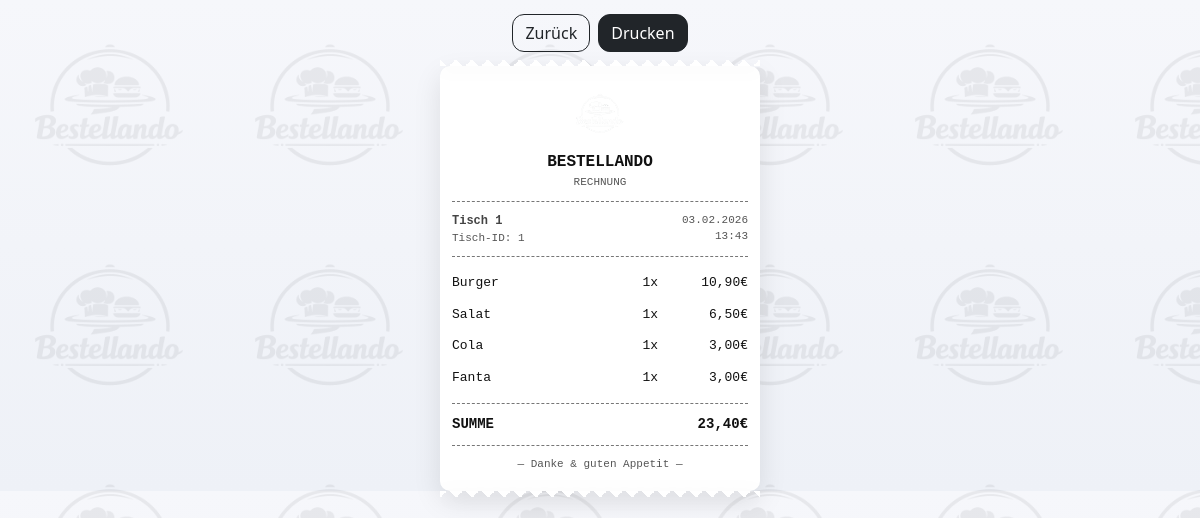
The page /pages/rechnung.php?tischid=1 (signed in) on the database its author committed.
### tables this page shows
CREATE TABLE `tisch` (
  `tischid` int(11) NOT NULL,
  `name` varchar(30) NOT NULL
);

CREATE TABLE `bestellung` (
  `bid` int(11) NOT NULL,
  `tischid` int(11) NOT NULL,
  `user_id` int(11) NOT NULL,
  `speisekarteid` int(11) NOT NULL,
  `storniert` tinyint(1) NOT NULL DEFAULT 0,
  `menge` int(11) NOT NULL DEFAULT 1,
  `gesamtpreis` decimal(10,2) NOT NULL,
  `fertig` tinyint(1) NOT NULL DEFAULT 0,
  `fertig_am` datetime DEFAULT NULL
);

CREATE TABLE `speisekarte` (
  `speiseid` int(11) NOT NULL,
  `speisename` varchar(100) NOT NULL,
  `preis` decimal(10,2) NOT NULL,
  `getraenk` tinyint(1) NOT NULL DEFAULT 0
);

### pages/rechnung.php (the view, shortened to what this page needs)
<?php
include_once "../anmeldung/login.php";
$tischid=0;
if(isset($_GET["tischid"])) $tischid=(int)$_GET["tischid"];
$sql="SELECT s.speisename, b.menge, b.gesamtpreis, t.name AS tischname
      FROM bestellung b
      JOIN speisekarte s ON b.speisekarteid=s.speiseid
      JOIN tisch t ON b.tischid=t.tischid
      WHERE b.tischid=? AND b.storniert=0
      ORDER BY b.bid ASC";
$cmd=$verbindung->prepare($sql);
$cmd->execute([$tischid]);
$rows=$cmd->fetchAll(PDO::FETCH_ASSOC);
$tischname = (count($rows)>0) ? $rows[0]["tischname"] : ("Tisch ".$tischid);
$sum=0;
foreach($rows as $r){ $sum += (float)$r["gesamtpreis"]; }
?>
<!doctype html>
<html lang="de">
<head>
  <link href="https://cdn.jsdelivr.net/npm/bootstrap@5.3.2/dist/css/bootstrap.min.css" rel="stylesheet">
  <link href="../assets/css/style.css" rel="stylesheet">
</head>
<body>
<div class="noprint" style="padding:14px 0;">
  <div class="container d-flex justify-content-center gap-2">
    <a class="btn btn-outline-dark" href="bestellung.php?tischid=<?php echo $tischid; ?>">Zurück</a>
    <button class="btn btn-dark" onclick="window.print()">Drucken</button>
  </div>
</div>
<div class="bon-wrap">
  <div class="bon zack-top">
    <div class="center">
      <img src="../assets/img/logo.png" alt="logo" style="height:70px;width:auto;">
      <div style="font-weight:900; font-size:16px;">BESTELLANDO</div>
      <div class="tiny">RECHNUNG</div>
    </div>
    <div class="line"></div>
    <div class="row2">
      <div>
        <div class="small"><b><?php echo htmlspecialchars($tischname); ?></b></div>
        <div class="tiny">Tisch-ID: <?php echo (int)$tischid; ?></div>
      </div>
      <div class="tiny" style="text-align:right;">
        <?php echo date("d.m.Y"); ?><br>
        <?php echo date("H:i"); ?>
      </div>
    </div>
    <div class="line"></div>
    <table>
      <?php foreach($rows as $r){ ?>
        <tr>
          <td><?php echo htmlspecialchars($r["speisename"]); ?></td>
          <td class="qty"><?php echo (int)$r["menge"]; ?>x</td>
          <td class="sum"><?php echo number_format((float)$r["gesamtpreis"],2,",","."); ?>€</td>
        </tr>
      <?php } ?>
    </table>
    <div class="line"></div>
    <div class="row2 total">
      <div>SUMME</div>
      <div><?php echo number_format($sum,2,",","."); ?>€</div>
    </div>
    <div class="line"></div>
    <div class="tiny center">— Danke & guten Appetit —</div>
  </div>
</div>
</body>
</html>

### assets/css/style.css (style rules this page uses)
:root { --bg1:#f6f7fb; --bg2:#eef1f7; --dark:#111; --muted:#6b7280; --card:#ffffff; --shadow:0 10px 28px rgba(10,14,22,.10); --shadow2:0 14px 34px rgba(10,14,22,.14); --radius:16px; }
body { background: linear-gradient(180deg, var(--bg1) 0%, var(--bg2) 100%); }
.btn { border-radius: 12px; }
body::before { content:""; position: fixed; inset: 0; background-image: url("../img/logo.png"); background-repeat: repeat; background-size: 220px auto; opacity: 0.06; filter: invert(1) brightness(.18); pointer-events: none; z-index: 0; }
.container { position: relative; z-index: 1; }
.bon-wrap { display:flex; justify-content:center; }
.bon { width: 320px; background:#fff; padding: 14px 12px 18px; border-radius: 10px; box-shadow: 0 10px 28px rgba(10,14,22,.10); font-family: ui-monospace, SFMono-Regular, Menlo, Monaco, Consolas, "Liberation Mono", monospace; color:#111; position: relative; }
.bon::after { content:""; position:absolute; left:0; right:0; bottom:-12px; height:12px; background: linear-gradient(-45deg, transparent 75%, #fff 75%) 0 0/16px 12px repeat-x, linear-gradient(45deg, transparent 75%, #fff 75%) 0 0/16px 12px repeat-x; filter: drop-shadow(0 6px 10px rgba(10,14,22,.10)); }
.bon.zack-top::before { content:""; position:absolute; left:0; right:0; top:-12px; height:12px; background: linear-gradient(-45deg, transparent 75%, #fff 75%) 0 0/16px 12px repeat-x, linear-gradient(45deg, transparent 75%, #fff 75%) 0 0/16px 12px repeat-x; transform: rotate(180deg); filter: drop-shadow(0 -4px 8px rgba(10,14,22,.06)); }
.bon .center { text-align:center; }
.bon .small { font-size: 12px; color:#444; }
.bon .tiny { font-size: 11px; color:#555; }
.bon .line { border-top: 1px dashed #777; margin: 10px 0; }
.bon .row2 { display:flex; justify-content:space-between; gap:10px; }
.bon table { width:100%; border-collapse: collapse; }
.bon td { padding: 6px 0; vertical-align: top; font-size: 13px; }
.bon td.qty { width: 55px; text-align: right; padding-left: 8px; }
.bon td.sum { width: 90px; text-align: right; padding-left: 8px; white-space: nowrap; }
.bon .total { font-weight: 900; font-size: 14px; }

### rows shown on the page
tisch: name "Tisch 1"
bestellung: speisekarteid.speisename "Burger", menge "1", gesamtpreis "10,90"
bestellung: speisekarteid.speisename "Salat", menge "1", gesamtpreis "6,50"
bestellung: speisekarteid.speisename "Cola", menge "1", gesamtpreis "3,00"
bestellung: speisekarteid.speisename "Fanta", menge "1", gesamtpreis "3,00"

### other values the page prints
$tischid "1"
$sum "23,40"
